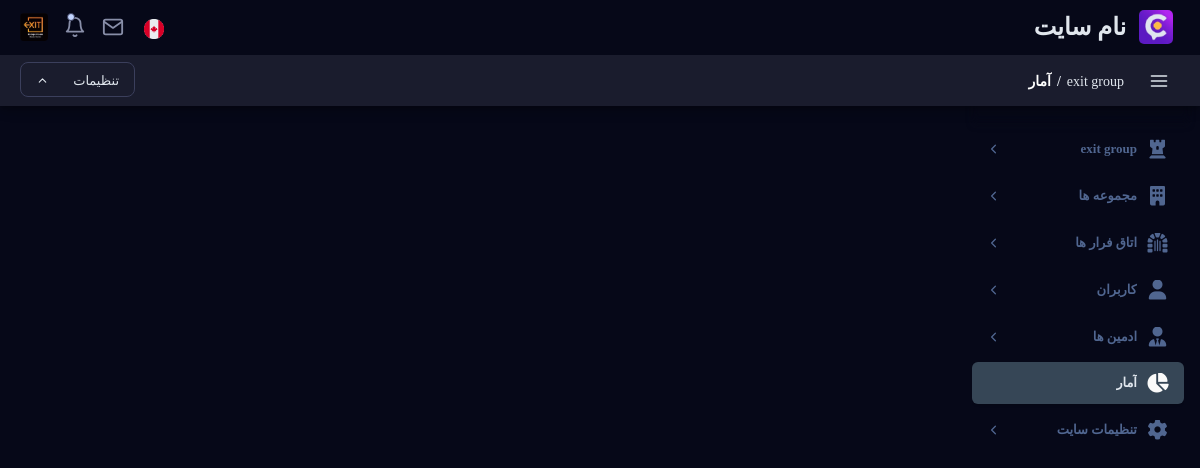
/v1/admin/strator/ (signed in), run on the app's committed database.
### brand/models.py (models this page shows, shortened)
class brand(models.Model):
    slug = models.SlugField(default=uuid.uuid4)
    fa_name = models.CharField(_( 'Persian Name' ), max_length=100)
    en_name = models.CharField(_( 'English Name' ), max_length=100)
    big_logo = models.ImageField(upload_to=big_logo_image_path)
    sm_logo = models.ImageField(upload_to=sm_logo_image_path)
    descriptions = RichTextField(_( 'Description About Brand' ))
    url = models.CharField(max_length=150)
    active = models.BooleanField(default=False)

### adminstrator/models.py (models this page shows, shortened)
class admin_login(models.Model):
    slug = models.SlugField(default=uuid.uuid4)
    collector_id = models.IntegerField(null=True, blank=True)
    username = models.CharField(max_length=50, unique=True, null=True, blank=True)
    password = models.CharField(max_length=100)
    mail = models.EmailField(null=True, blank=True)
    phonenumber = models.CharField(max_length=12, unique=True)
    admin_type = models.IntegerField(default=admin_type_choices.null, choices=admin_type_choices.choices)
    brand = models.ForeignKey(brand, on_delete=models.SET_NULL, blank=True, null=True)
    joined_at = jmodels.jDateField(default=jdatetime.date.today)
    modified_at = jmodels.jDateField(default=jdatetime.date.today, null=True , blank=True)
    last_login = jmodels.jDateField(default=jdatetime.date.today)
    active = models.BooleanField(default=False)

### adminstrator/views.py (the view)
# urls.py: path('', views.statistics, name="statistics_admin"),
def statistics(request):
    ul_on = 'statistics'
    if 'admin_phonenumber_s' not in request.session:
        return redirect('login_admin')
    else:
        adminlogin_obj = admin_login.objects.get(phonenumber = request.session['admin_phonenumber_s'], active=True)
        brand_obj = adminlogin_obj.brand
        parent_page = brand_obj.en_name
        this_page = 'آمار'
        if adminlogin_obj.admin_type == admin_type_choices.core:
            base_template = 'adminstrator/masterpage.html'
        if adminlogin_obj.admin_type == admin_type_choices.collector:
            base_template = 'adminstrator/masterpage_collector.html'
        if adminlogin_obj.admin_type == admin_type_choices.personel:
            base_template = 'adminstrator/masterpage_personel.html'
    context = {
        'ul_on' : ul_on,
        'parent_page' : parent_page,
        'this_page' : this_page,
        'urbrand' : brand_obj,
        'adminlogin' : adminlogin_obj,
        'base_template' : base_template,
    }
    return render(request, 'adminstrator/statistics.html', context)

### templates/adminstrator/statistics.html (shortened to what this page needs)
{% extends base_template %}
{% load static %}
{% load mathfilters %}

### templates/adminstrator/masterpage.html (shortened to what this page needs)
{% load static %}
<!DOCTYPE html>
<html lang="en">
<head>
    <link rel="stylesheet" href="https://cdnjs.cloudflare.com/ajax/libs/font-awesome/6.5.2/css/all.min.css" />
    <link href="{% static 'assets/fonts/font.css/'%}" rel="stylesheet" type="text/css" />
    <link href="{% static 'dashboard/assets/css/loader.css'%}" rel="stylesheet" type="text/css" />
	<link type="text/css" rel="stylesheet" href="{% static 'dashboard/bootstrap/css/bootstrap.min.css'%}" />
	<link type="text/css" rel="stylesheet" href="{% static 'dashboard/assets/css/plugins.css'%}" />
	<link type="text/css" rel="stylesheet" href="{% static 'dashboard/assets/css/custom/hover.css'%}" />
</head>
<body>
    <div class="header-container fixed-top">
        <header class="header navbar navbar-expand-sm">
            <ul class="navbar-item theme-brand flex-row  text-center">
                <li class="nav-item theme-logo">
                    <a href="/">
                        <img src="{% static 'dashboard/assets/img/90x90.jpg' %}" class="navbar-logo" alt="logo">
                    </a>
                </li>
                <li class="nav-item theme-text">
                    <a href="/" class="nav-link"> نام سایت </a>
                </li>
            </ul>
            <ul class="navbar-item flex-row ml-md-auto">
                <li class="nav-item dropdown language-dropdown">
                    <a href="javascript:void(0);" class="nav-link dropdown-toggle" id="language-dropdown" data-toggle="dropdown" aria-haspopup="true" aria-expanded="false">
                        <img src="{% static 'dashboard/assets/img/ca.png' %}" class="flag-width" alt="flag">
                    </a>
                </li>
                <li class="nav-item dropdown message-dropdown">
                    <a href="javascript:void(0);" class="nav-link dropdown-toggle" id="messageDropdown" data-toggle="dropdown" aria-haspopup="true" aria-expanded="false">
                    </a>
                </li>
                <li class="nav-item dropdown notification-dropdown">
                    <a href="javascript:void(0);" class="nav-link dropdown-toggle" id="notificationDropdown" data-toggle="dropdown" aria-haspopup="true" aria-expanded="false">
                        <span class="badge badge-success"></span>
                    </a>
                </li>
                <li class="nav-item dropdown user-profile-dropdown">
                    <a href="javascript:void(0);" class="nav-link dropdown-toggle user" id="userProfileDropdown" data-toggle="dropdown" aria-haspopup="true" aria-expanded="true">
                        <img src="/media/{{urbrand.sm_logo}}" alt="avatar">
                    </a>
                </li>
            </ul>
        </header>
    </div>
    <div class="sub-header-container">
        <header class="header navbar navbar-expand-sm">
            <a href="javascript:void(0);" class="sidebarCollapse" data-placement="bottom"></a>
            <ul class="navbar-nav flex-row">
                <li>
                    <div class="page-header">
                        <nav class="breadcrumb-one" aria-label="breadcrumb">
                            <ol class="breadcrumb">
                                <li class="breadcrumb-item"><a id="parent_page" href="javascript:void(0);">{{parent_page}}</a></li>
                                <li class="breadcrumb-item active" aria-current="page"><span id="this_page" >{{this_page}}</span></li>
                            </ol>
                        </nav>
                    </div>
                </li>
            </ul>
            <ul class="navbar-nav flex-row ml-auto ">
                <li class="nav-item more-dropdown">
                    <div class="dropdown  custom-dropdown-icon">
                        <a class="dropdown-toggle btn" href="#" role="button" id="customDropdown" data-toggle="dropdown" aria-haspopup="true" aria-expanded="false"><span>تنظیمات</span> <svg xmlns="http://www.w3.org/2000/svg" width="24" height="24" viewBox="0 0 24 24" fill="none" stroke="currentColor" stroke-width="2" stroke-linecap="round" stroke-linejoin="round" class="feather feather-chevron-down"><polyline points="6 9 12 15 18 9"></polyline></svg></a>
                    </div>
                </li>
            </ul>
        </header>
    </div>
    <div class="main-container" id="container">
        <div class="sidebar-wrapper sidebar-theme">
            <nav id="sidebar">
                <div class="shadow-bottom"></div>
                <ul class="list-unstyled menu-categories" id="accordionExample">
                    <li class="menu">
                        <a id="a_dashboard" href="#dashboard" data-toggle="collapse" class="dropdown-toggle">
                            <div class="d-flex align-items-center">
                                <i class="fa-solid fa-chess-rook fa-fw awsome-size mr-2"></i>
                                <span> {{adminlogin.brand.en_name}} </span>
                            </div>
                            <div>
                                <svg xmlns="http://www.w3.org/2000/svg" width="24" height="24" viewBox="0 0 24 24" fill="none" stroke="currentColor" stroke-width="2" stroke-linecap="round" stroke-linejoin="round" class="feather feather-chevron-right"><polyline points="9 18 15 12 9 6"></polyline></svg>
                            </div>
                        </a>
                    </li>
                    <li class="menu">
                        <a id="a_brands" href="#brands" data-toggle="collapse" aria-expanded="false" class="dropdown-toggle">
                            <div class="d-flex align-items-center">
                                <i class="fa-solid fa-building fa-fw awsome-size mr-2"></i>
                                <span> مجموعه ها </span>
                            </div>
                            <div>
                                <svg xmlns="http://www.w3.org/2000/svg" width="24" height="24" viewBox="0 0 24 24" fill="none" stroke="currentColor" stroke-width="2" stroke-linecap="round" stroke-linejoin="round" class="feather feather-chevron-right"><polyline points="9 18 15 12 9 6"></polyline></svg>
                            </div>
                        </a>
                    </li>
                    <li class="menu">
                        <a id="a_scaperoom" href="#scaperoom" data-toggle="collapse" aria-expanded="false" class="dropdown-toggle">
                            <div class="d-flex align-items-center">
                                <i class="fa-solid fa-dungeon fa-fw awsome-size mr-2"></i>
                                <span>اتاق فرار ها</span>
                            </div>
                            <div>
                                <svg xmlns="http://www.w3.org/2000/svg" width="24" height="24" viewBox="0 0 24 24" fill="none" stroke="currentColor" stroke-width="2" stroke-linecap="round" stroke-linejoin="round" class="feather feather-chevron-right"><polyline points="9 18 15 12 9 6"></polyline></svg>
                            </div>
                        </a>
                    </li>
                    <li class="menu">
                        <a id="a_users" href="#users" data-toggle="collapse" aria-expanded="false" class="dropdown-toggle">
                            <div class="d-flex align-items-center">
                                <i class="fa-solid fa-user fa-fw awsome-size mr-2"></i>
                                <span> کاربران </span>
                            </div>
                            <div>
                                <svg xmlns="http://www.w3.org/2000/svg" width="24" height="24" viewBox="0 0 24 24" fill="none" stroke="currentColor" stroke-width="2" stroke-linecap="round" stroke-linejoin="round" class="feather feather-chevron-right"><polyline points="9 18 15 12 9 6"></polyline></svg>
                            </div>
                        </a>
                    </li>
                    <li class="menu">
                        <a id="a_admins" href="#admins" data-toggle="collapse" aria-expanded="false" class="dropdown-toggle">
                            <div class="d-flex align-items-center">
                                <i class="fa-solid fa-user-tie fa-fw awsome-size mr-2"></i>
                                <span> ادمین ها </span>
                            </div>
                            <div>
                                <svg xmlns="http://www.w3.org/2000/svg" width="24" height="24" viewBox="0 0 24 24" fill="none" stroke="currentColor" stroke-width="2" stroke-linecap="round" stroke-linejoin="round" class="feather feather-chevron-right"><polyline points="9 18 15 12 9 6"></polyline></svg>
                            </div>
                        </a>
                    </li>
                    <li class="menu">
                        <a id="a_statistics" href="#statistics" data-toggle="collapse" class="dropdown-toggle">
                            <div class="d-flex align-items-center">
                                <i class="fa-solid fa-chart-pie fa-fw awsome-size mr-2"></i>
                                <span> آمار </span>
                            </div>
                        </a>
                    </li>
                    <li class="menu">
                        <a id="a_setting" href="#setting" data-toggle="collapse" class="dropdown-toggle">
                            <div class="d-flex align-items-center">
                                <i class="fa-solid fa-gear fa-fw awsome-size mr-2"></i>
                                <span> تنظیمات سایت </span>
                            </div>
                            <div>
                                <svg xmlns="http://www.w3.org/2000/svg" width="24" height="24" viewBox="0 0 24 24" fill="none" stroke="currentColor" stroke-width="2" stroke-linecap="round" stroke-linejoin="round" class="feather feather-chevron-right"><polyline points="9 18 15 12 9 6"></polyline></svg>
                            </div>
                        </a>
                    </li>
                </ul>
            </nav>
        </div>
            <div class="footer-wrapper">
                <div class="footer-section f-section-1">
                    <p class=""> © 2024</p>
                </div>
                <div class="footer-section f-section-2">
                    <span class="copyright"> بومی سازی شده توسط : <a href="https://imanpa.ir/store/"> علی غزالی زاده </a> </span></div>
                </div>
            </div>
</body>
</html>

### statics/dashboard/assets/css/main.css (style rules this page uses)
html { min-height: 100%; direction: rtl; }
body { color: #888ea8; height: 100%; font-size: 0.875rem; background: #f1f2f3; overflow-x: hidden; overflow-y: auto; letter-spacing: 0.0312rem; font-family: 'Nunito', sans-serif; }
p { margin-top: 0; margin-bottom: 0.625rem; color: #515365; }
a { color: #e0e6ed; outline: none; }
.dropdown-toggle:after, .dropup .dropdown-toggle::after, .dropright .dropdown-toggle::after, .dropleft .dropdown-toggle::before { display: none; }
.dropdown-toggle svg.feather[class*="feather-chevron-"] { width: 15px; height: 15px; vertical-align: middle; transform: rotate(180deg); }
.btn { padding: 0.4375rem 1.25rem; text-shadow: none; font-size: 14px; color: #3b3f5c; font-weight: normal; white-space: normal; word-wrap: break-word; transition: .2s ease-out; touch-action: manipulation; cursor: pointer; background-color: #f1f2f3; box-shadow: 0px 5px 20px 0 rgba(0, 0, 0, 0.1); will-change: opacity, transform; transition: all 0.3s ease-out; -webkit-transition: all 0.3s ease-out; }
.btn svg { width: 20px; height: 20px; vertical-align: bottom; }
.badge { font-weight: 600; line-height: 1.4; padding: 3px 6px; font-size: 12px; font-weight: 600; transition: all 0.3s ease-out; -webkit-transition: all 0.3s ease-out; }
.badge-success { color: #fff; background-color: #8dbf42; }
.custom-dropdown .dropdown-toggle::after, .custom-dropdown-icon .dropdown-toggle::after, .custom-dropdown .dropdown-toggle::before, .custom-dropdown-icon .dropdown-toggle::before { display: none; }

### data on the page
brand: sm_logo (picture), en_name "exit group"
admin_login: brand.en_name "exit group"

### other printed values
{{ this_page }} "آمار"
